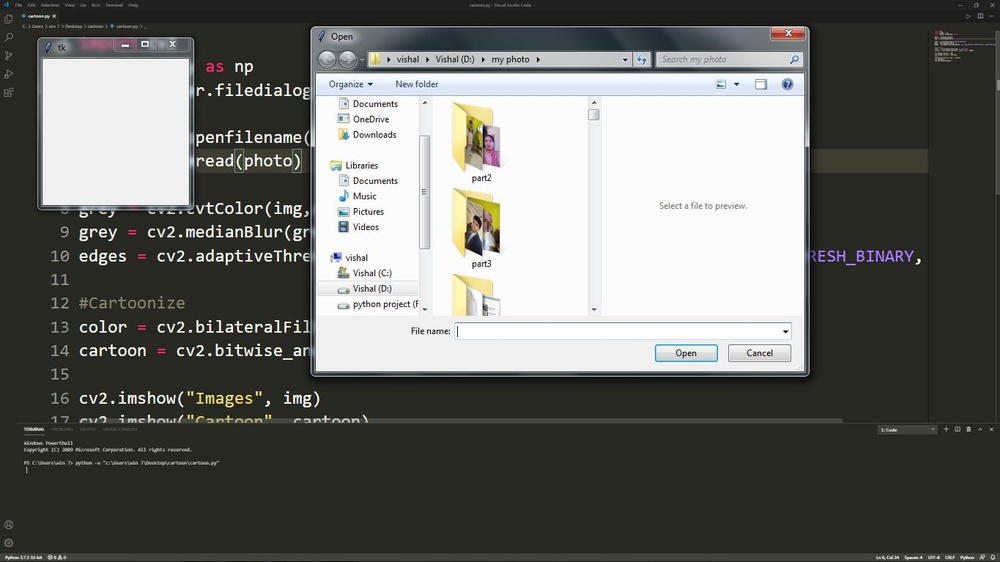
#> input picture choose_a_image.JPG, 1000 x 562 px, shrunk from 1365 x 767 before the run
$ python cartoon.py
#> lines starting #> are read from the running program, lines starting #| are printed output that depends on the picture; after the words box and inside, x2 and y2 are one past the last pixel; in counts of white or black regions, pixels touching at a corner belong together
import cv2
import numpy as np
from  tkinter.filedialog import *

photo = askopenfilename()
#> the answer given: choose_a_image.JPG
img = cv2.imread(photo)
#> img is the input picture: shape (562, 1000, 3); mean B, G, R 103.5, 107.2, 106.3

grey = cv2.cvtColor(img,cv2.COLOR_BGR2GRAY)
grey = cv2.medianBlur(grey, 5)
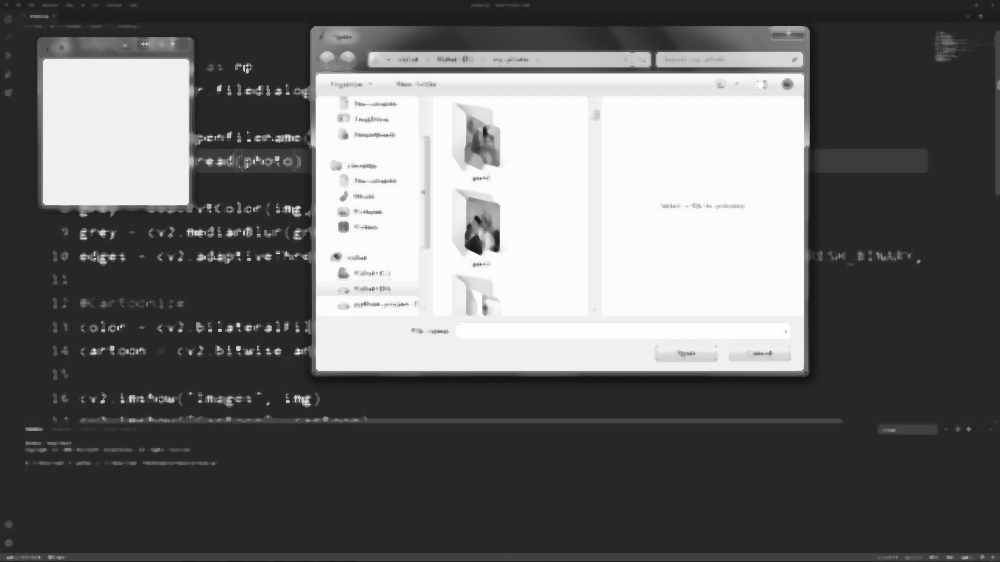
#> grey: shape (562, 1000); min 17, max 255, mean 105.7
edges = cv2.adaptiveThreshold(grey, 255, cv2.ADAPTIVE_THRESH_MEAN_C, cv2.THRESH_BINARY, 9, 9)
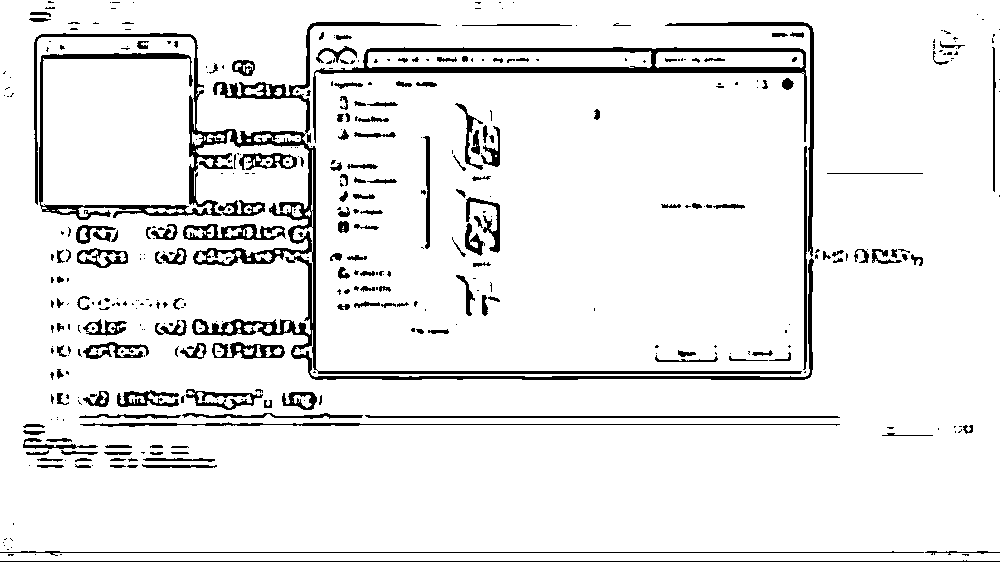
#> edges: shape (562, 1000); 91.9% white; 425 black regions (255 under 20 px), largest, box (x1, y1, x2, y2) and area: (34, 22, 814, 380) 14864, (313, 47, 807, 143) 5143, (665, 22, 814, 257) 1420

#Cartoonize
color = cv2.bilateralFilter(img, 9, 250, 250)
cartoon = cv2.bitwise_and(color, color, mask = edges)
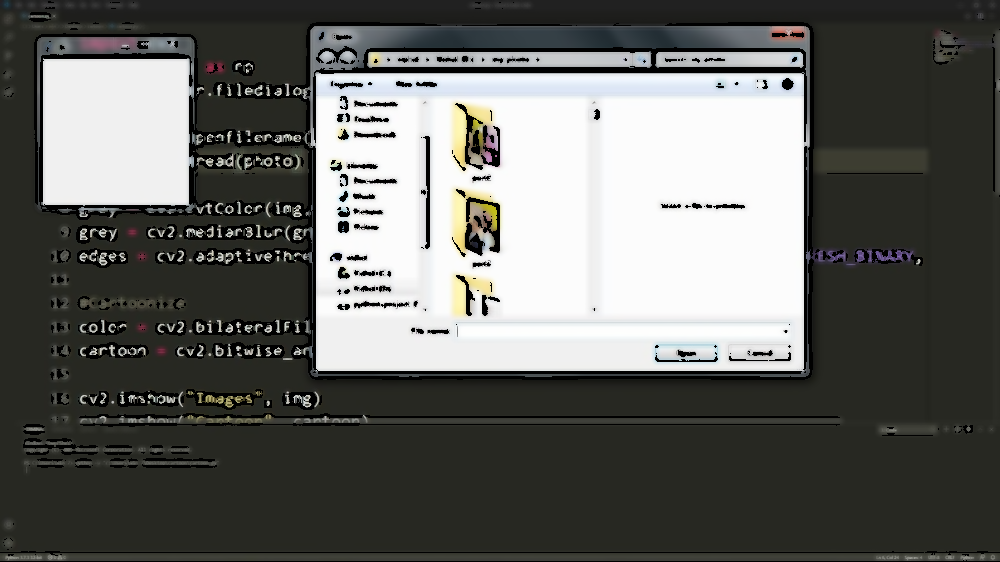
#> cartoon: shape (562, 1000, 3); mean B, G, R 96.8, 100.2, 99.5

cv2.imshow("Images", img)
cv2.imshow("Cartoon", cartoon)
#save
cv2.imwrite("Cartoon.jpg", cartoon)
cv2.waitKey(0)
#> (the run stopped early here; a loop or call above may not have finished)
